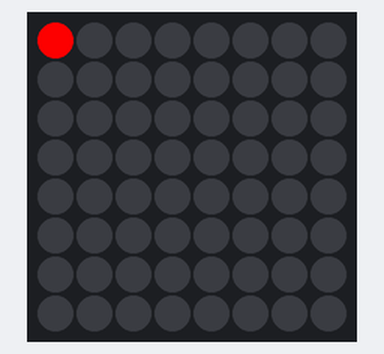
Recording of a program running on a simulated Raspberry Pi (BCM pin numbers) with a Sense HAT. Parts: the Sense HAT's 8×8 RGB LED matrix. At 2.0 s the program stops and its outputs stay as they are.

Above: at 0.17 s.
At 1.07 s:
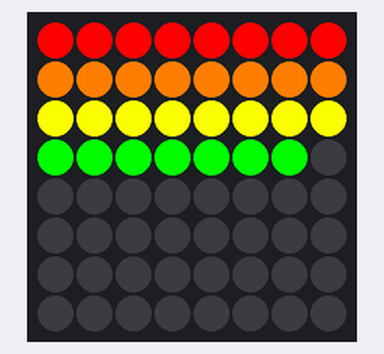
At 2.0 s:
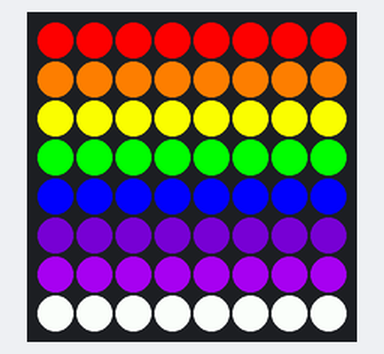

The program:

e01_rainbow.py
```python
# e01 · 무지개 채우기 — 이중 for와 리스트
from sense_hat import SenseHat   # SenseHAT 도구 상자 가져오기
from time import sleep           # 기다리기(sleep) 도구 가져오기
sense = SenseHat()               # 내 SenseHAT을 sense라고 부르기
sense.set_rotation(180)          # 화면 180도 돌리기 (케이스에 거꾸로 꽂힘)
sense.clear()                    # 화면 지우기 (켜진 LED 끄기)

# 줄마다 쓸 색 8개: 빨·주·노·초·파·남·보·흰
colors = [(255, 0, 0), (255, 127, 0), (255, 255, 0), (0, 255, 0),
          (0, 0, 255), (75, 0, 130), (148, 0, 211), (255, 255, 255)]

for y in range(8):                         # 세로 줄 0~7 (바깥 반복)
    for x in range(8):                     # 가로 칸 0~7 (안쪽 반복)
        sense.set_pixel(x, y, colors[y])   # 줄마다 다른 색
        sleep(0.03)
```
